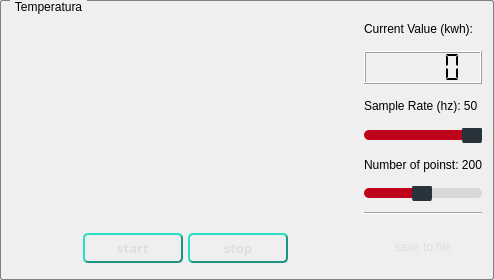
                   <widget class="QGroupBox" name="groupBox_6">
                    <property name="minimumSize">
                     <size>
                      <width>300</width>
                      <height>280</height>
                     </size>
                    </property>
                    <property name="styleSheet">
                     <string notr="true">QGroupBox {
    border: 1px solid gray;
    border-radius: 2px;
    margin-top: 0.5em;
}
QGroupBox::title {
    subcontrol-origin: margin;
    left: 10px;
    padding: 0 3px 0 3px;
}</string>
                    </property>
                    <property name="title">
                     <string>Temperatura</string>
                    </property>
                    <layout class="QHBoxLayout" name="horizontalLayout_22">
                     <item>
                      <widget class="QWidget" name="widget_24" native="true">
                       <property name="maximumSize">
                        <size>
                         <width>420</width>
                         <height>16777215</height>
                        </size>
                       </property>
                       <layout class="QVBoxLayout" name="verticalLayout_14">
                        <property name="spacing">
                         <number>0</number>
                        </property>
                        <property name="leftMargin">
                         <number>0</number>
                        </property>
                        <property name="topMargin">
                         <number>0</number>
                        </property>
                        <property name="rightMargin">
                         <number>0</number>
                        </property>
                        <property name="bottomMargin">
                         <number>0</number>
                        </property>
                        <item>
                         <widget class="QWidget" name="gw_temperatura" native="true"/>
                        </item>
                        <item>
                         <widget class="QWidget" name="widget_7" native="true">
                          <property name="sizePolicy">
                           <sizepolicy hsizetype="Preferred" vsizetype="Minimum">
                            <horstretch>0</horstretch>
                            <verstretch>0</verstretch>
                           </sizepolicy>
                          </property>
                          <property name="maximumSize">
                           <size>
                            <width>16777215</width>
                            <height>40</height>
                           </size>
                          </property>
                          <layout class="QHBoxLayout" name="horizontalLayout_8">
                           <property name="spacing">
                            <number>5</number>
                           </property>
                           <property name="leftMargin">
                            <number>5</number>
                           </property>
                           <property name="topMargin">
                            <number>5</number>
                           </property>
                           <property name="rightMargin">
                            <number>5</number>
                           </property>
                           <property name="bottomMargin">
                            <number>5</number>
                           </property>
                           <item>
                            <spacer name="horizontalSpacer_12">
                             <property name="orientation">
                              <enum>Qt::Horizontal</enum>
                             </property>
                             <property name="sizeHint" stdset="0">
                              <size>
                               <width>66</width>
                               <height>20</height>
                              </size>
                             </property>
                            </spacer>
                           </item>
                           <item>
                            <widget class="QPushButton" name="start_temperatura">
                             <property name="minimumSize">
                              <size>
                               <width>100</width>
                               <height>30</height>
                              </size>
                             </property>
                             <property name="font">
                              <font>
                               <family>Swis721 WGL4 BT</family>
                               <pointsize>10</pointsize>
                               <weight>75</weight>
                               <italic>false</italic>
                               <bold>true</bold>
                              </font>
                             </property>
                             <property name="autoFillBackground">
                              <bool>false</bool>
                             </property>
                             <property name="styleSheet">
                              <string notr="true">/*
QPushButton {
color: #333;

border: 2px solid #555;
border-radius: 5px;
border-width: 3px;
border-style: outset;
padding: 5px;

font: bold 10px;

background: qradialgradient(
spread: pad, 
cx: 0.5, cy: 0.5,
 radius: 0.5, 
fx: 0.5, fy: 0.5,
 stop: 0 #F0F0F0, stop: 1 #22B29D);
min-width: 80px;
}

QPushButton:hover {
background: qradialgradient(cx: 0.3, cy: -0.4,
fx: 0.3, fy: -0.4,
radius: 1.35, stop: 0 #fff, stop: 1 #bbb);
}

 QPushButton:pressed {
background: qradialgradient(cx: 0.4, cy: -0.1,
fx: 0.4, fy: -0.1,
radius: 1.35, stop: 0 #fff, stop: 1 #ddd);
border-style: inset;
}
*/
QPushButton { 
color: #DEDEDE; /*color del texto*/
border-radius: 5px; /*radio de las esquinas*/

border: solid #1B9482;  /*color del borde*/
border-width: 2px; /*ancho*/
border-style: outset; /*luz desde arriba*/

padding: 1px;
font: bold 10pt &quot;Swis721 WGL4 BT&quot;;

background: qlineargradient(
spread:pad,
x1:0, y1:0, x2:0, y2:1,
stop:0 #22B29D, stop:1 #22B29D);  


}

QPushButton:hover {
background: qlineargradient(
spread:pad,
 x1:0, y1:0, x2:0, y2:1,
 stop:0 #1D9886, stop:1 #1D9886);  
}

 QPushButton:pressed {
background: qlineargradient(
spread:pad,
 x1:0, y1:0, x2:0, y2:1,
 stop:0 #136559, stop:1 #1D9886);  
border-style: inset /*sombra desde arriba*/

}</string>
                             </property>
                             <property name="text">
                              <string>start</string>
                             </property>
                            </widget>
                           </item>
                           <item>
                            <widget class="QPushButton" name="stop_temperatura">
                             <property name="minimumSize">
                              <size>
                               <width>100</width>
                               <height>30</height>
                              </size>
                             </property>
                             <property name="font">
                              <font>
                               <family>Swis721 WGL4 BT</family>
                               <pointsize>10</pointsize>
                               <weight>75</weight>
                               <italic>false</italic>
                               <bold>true</bold>
                              </font>
                             </property>
                             <property name="autoFillBackground">
                              <bool>false</bool>
                             </property>
                             <property name="styleSheet">
                              <string notr="true">/*
QPushButton {
color: #333;

border: 2px solid #555;
border-radius: 5px;
border-width: 3px;
border-style: outset;
padding: 5px;

font: bold 10px;

background: qradialgradient(
spread: pad, 
cx: 0.5, cy: 0.5,
 radius: 0.5, 
fx: 0.5, fy: 0.5,
 stop: 0 #F0F0F0, stop: 1 #22B29D);
min-width: 80px;
}

QPushButton:hover {
background: qradialgradient(cx: 0.3, cy: -0.4,
fx: 0.3, fy: -0.4,
radius: 1.35, stop: 0 #fff, stop: 1 #bbb);
}

 QPushButton:pressed {
background: qradialgradient(cx: 0.4, cy: -0.1,
fx: 0.4, fy: -0.1,
radius: 1.35, stop: 0 #fff, stop: 1 #ddd);
border-style: inset;
}
*/
QPushButton { 

border-radius: 5px; /*radio de las esquinas*/

border: solid #1B9482;  /*color del borde*/
border-width: 2px; /*ancho*/
border-style: outset; /*luz desde arriba*/

padding: 1px;
color: #DEDEDE; /*color del texto*/
font: bold 10pt &quot;Swis721 WGL4 BT&quot;;

background: qlineargradient(
spread:pad,
x1:0, y1:0, x2:0, y2:1,
stop:0 #22B29D, stop:1 #22B29D);  


}

QPushButton:hover {
background: qlineargradient(
spread:pad,
 x1:0, y1:0, x2:0, y2:1,
 stop:0 #1D9886, stop:1 #1D9886);  
}

 QPushButton:pressed {
background: qlineargradient(
spread:pad,
 x1:0, y1:0, x2:0, y2:1,
 stop:0 #136559, stop:1 #1D9886);  
border-style: inset /*sombra desde arriba*/

}</string>
                             </property>
                             <property name="text">
                              <string>stop</string>
                             </property>
                            </widget>
                           </item>
                           <item>
                            <spacer name="horizontalSpacer_13">
                             <property name="orientation">
                              <enum>Qt::Horizontal</enum>
                             </property>
                             <property name="sizeHint" stdset="0">
                              <size>
                               <width>65</width>
                               <height>20</height>
                              </size>
                             </property>
                            </spacer>
                           </item>
                          </layout>
                         </widget>
                        </item>
                       </layout>
                      </widget>
                     </item>
                     <item>
                      <widget class="QWidget" name="widget_25" native="true">
                       <property name="maximumSize">
                        <size>
                         <width>150</width>
                         <height>16777215</height>
                        </size>
                       </property>
                       <layout class="QVBoxLayout" name="verticalLayout_24">
                        <property name="spacing">
                         <number>5</number>
                        </property>
                        <property name="leftMargin">
                         <number>0</number>
                        </property>
                        <property name="topMargin">
                         <number>0</number>
                        </property>
                        <property name="rightMargin">
                         <number>0</number>
                        </property>
                        <property name="bottomMargin">
                         <number>0</number>
                        </property>
                        <item>
                         <widget class="QLabel" name="label_14">
                          <property name="text">
                           <string>Current Value (kwh):</string>
                          </property>
                         </widget>
                        </item>
                        <item>
                         <widget class="QLCDNumber" name="lcd_temperatura">
                          <property name="segmentStyle">
                           <enum>QLCDNumber::Flat</enum>
                          </property>
                         </widget>
                        </item>
                        <item>
                         <widget class="QLabel" name="sampleRate_temperatura_label">
                          <property name="text">
                           <string>Sample Rate (hz): 50</string>
                          </property>
                         </widget>
                        </item>
                        <item>
                         <widget class="QSlider" name="sampleRate_temperatura_slider">
                          <property name="styleSheet">
                           <string notr="true">QSlider::groove:horizontal { /*treat the bar as a hole (good for size and borders)*/
border: 0px solid black; 
border-radius: 5px;
background-color: rgba(0, 0, 0,10%);
height: 10px;
}

QSlider::sub-page:horizontal {/*the left side of the bar*/
/*
background: qlineargradient(x1: 0, y1: 0,    x2: 0, y2: 1,
    stop: 0 rgb(170, 0, 0), stop: 1 rgb(255, 74, 74));
*/
background: #BF021C; /*red fill*/
border: 0px solid #777;
height: 10px; /*dont understand what thsi does*/
border-radius: 5px;
}

QSlider::add-page:horizontal {/*the right side of the bar*/
background: rgba(255, 255, 255,0%);
border: 0px solid #777;
height: 10px;
border-radius: 4px;
}

QSlider::handle:horizontal { /*the middle handler*/
background: #29333B; /*title dark blue*/
border: 0px solid rgb(141, 141, 141);

margin-top: -5px;
margin-bottom: -5px;
width: 20px;
border-radius: 5px;
}

QSlider::handle:horizontal:hover {
background: #2B2C33;
border: 0px solid #444;

border-radius: 8px;
}

QSlider::sub-page:horizontal:disabled {
background: rgb(0, 85, 0);
border-color: rgb(255, 0, 4);
}

QSlider::add-page:horizontal:disabled {
background: #eee;
border-color: #999;
}

QSlider::handle:horizontal:disabled {
background: #eee;
border: 1px solid #aaa;
border-radius: 4px;
}</string>
                          </property>
                          <property name="minimum">
                           <number>1</number>
                          </property>
                          <property name="maximum">
                           <number>50</number>
                          </property>
                          <property name="singleStep">
                           <number>1</number>
                          </property>
                          <property name="value">
                           <number>50</number>
                          </property>
                          <property name="orientation">
                           <enum>Qt::Horizontal</enum>
                          </property>
                         </widget>
                        </item>
                        <item>
                         <widget class="QLabel" name="points_temperatura_label">
                          <property name="text">
                           <string>Number of poinst: 200</string>
                          </property>
                         </widget>
                        </item>
                        <item>
                         <widget class="QSlider" name="points_temperatura_slider">
                          <property name="styleSheet">
                           <string notr="true">QSlider::groove:horizontal { /*treat the bar as a hole (good for size and borders)*/
border: 0px solid black; 
border-radius: 5px;
background-color: rgba(0, 0, 0,10%);
height: 10px;
}

QSlider::sub-page:horizontal {/*the left side of the bar*/
/*
background: qlineargradient(x1: 0, y1: 0,    x2: 0, y2: 1,
    stop: 0 rgb(170, 0, 0), stop: 1 rgb(255, 74, 74));
*/
background: #BF021C; /*red fill*/
border: 0px solid #777;
height: 10px; /*dont understand what thsi does*/
border-radius: 5px;
}

QSlider::add-page:horizontal {/*the right side of the bar*/
background: rgba(255, 255, 255,0%);
border: 0px solid #777;
height: 10px;
border-radius: 4px;
}

QSlider::handle:horizontal { /*the middle handler*/
background: #29333B; /*title dark blue*/
border: 0px solid rgb(141, 141, 141);

margin-top: -5px;
margin-bottom: -5px;
width: 20px;
border-radius: 5px;
}

QSlider::handle:horizontal:hover {
background: #2B2C33;
border: 0px solid #444;

border-radius: 8px;
}

QSlider::sub-page:horizontal:disabled {
background: rgb(0, 85, 0);
border-color: rgb(255, 0, 4);
}

QSlider::add-page:horizontal:disabled {
background: #eee;
border-color: #999;
}

QSlider::handle:horizontal:disabled {
background: #eee;
border: 1px solid #aaa;
border-radius: 4px;
}</string>
                          </property>
                          <property name="minimum">
                           <number>10</number>
                          </property>
                          <property name="maximum">
                           <number>400</number>
                          </property>
                          <property name="singleStep">
                           <number>5</number>
                          </property>
                          <property name="pageStep">
                           <number>50</number>
                          </property>
                          <property name="value">
                           <number>200</number>
                          </property>
                          <property name="orientation">
                           <enum>Qt::Horizontal</enum>
                          </property>
                         </widget>
                        </item>
                        <item>
                         <widget class="Line" name="line_4">
                          <property name="minimumSize">
                           <size>
                            <width>0</width>
                            <height>15</height>
                           </size>
                          </property>
                          <property name="orientation">
                           <enum>Qt::Horizontal</enum>
                          </property>
                         </widget>
                        </item>
                        <item>
                         <widget class="QPushButton" name="save_temperatura">
                          <property name="styleSheet">
                           <string notr="true">QPushButton {
	color: #DEDEDE; /*color del texto*/
	border-radius: 5px; /*radio de las esquinas*/
	
	padding: 1px;
	font: bold 10pt &quot;Swis721 WGL4 BT&quot;;
	width: 40px;
	height: 40px;
	image: url(./src/icons/butt_n.png);
 }
 QPushButton:hover {
     image: url(./src/icons/butt_h.png);
 	min-width: 40px;
	min-height: 40px;
 }
 QPushButton:pressed {
     image: url(./src/icons/butt_p.png);
	min-width: 40px;
	min-height: 40px;
 }

</string>
                          </property>
                          <property name="text">
                           <string>save to file</string>
                          </property>
                         </widget>
                        </item>
                       </layout>
                      </widget>
                     </item>
                    </layout>
                   </widget>
